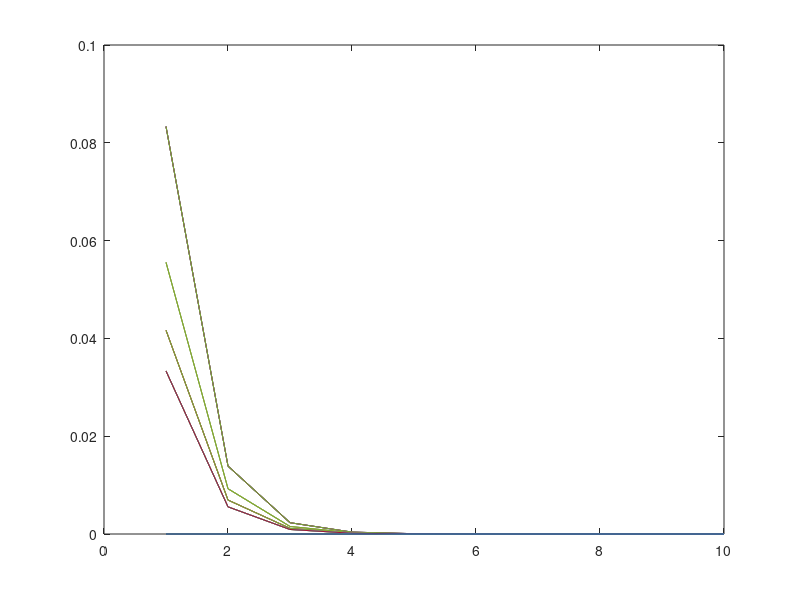

Source code (MATLAB):
H = [0 0 1/2 0 1/2 1/5
    1/4 1/3 1/2 1/2 1/2 1/5
    1/4 0 0 0 0 1/5
    1/4 1/3 0 0 0 1/5
    1/4 0 0 1/2 0 1/5
     0 1/3 0 0 0 0];
 
 x0 = [1/6 1/6 1/6 1/6 1/6 1/6];
 
p = [];
for n = 1:10
    H = H.*x0;
    p = [p H(:)]
    plot(p')
    drawnow
end
H

